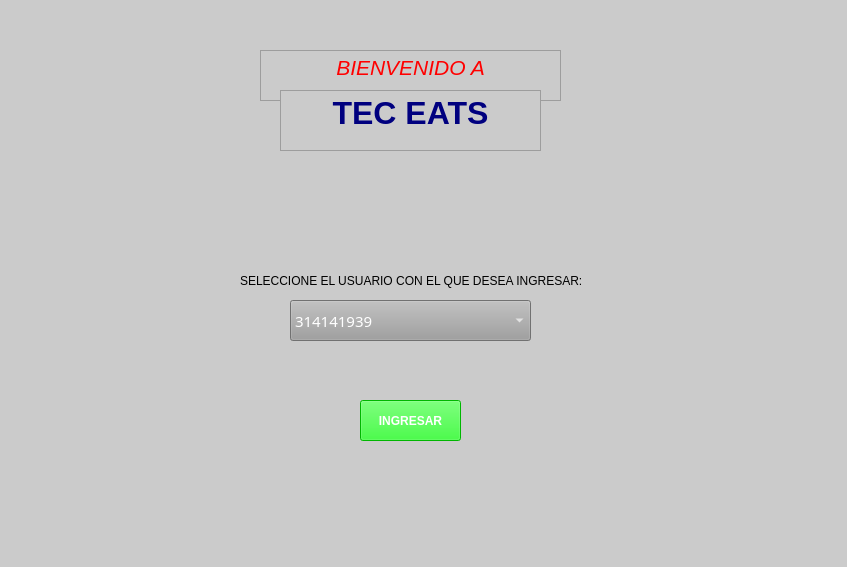
<?xml version="1.0" encoding="UTF-8"?>
<ui version="4.0">
 <class>Login</class>
 <widget class="QMainWindow" name="Login">
  <property name="geometry">
   <rect>
    <x>0</x>
    <y>0</y>
    <width>847</width>
    <height>567</height>
   </rect>
  </property>
  <property name="contextMenuPolicy">
   <enum>Qt::DefaultContextMenu</enum>
  </property>
  <property name="windowTitle">
   <string>TEC EATS - by Kevin Jiménez</string>
  </property>
  <property name="windowIcon">
   <iconset theme="Logo-TEC-Color.ico">
    <normaloff>../Logo-TEC-Color.ico</normaloff>../Logo-TEC-Color.ico</iconset>
  </property>
  <property name="styleSheet">
   <string notr="true">background-color:rgb(203, 203, 203)</string>
  </property>
  <widget class="QWidget" name="centralwidget">
   <widget class="QComboBox" name="ListUsu">
    <property name="enabled">
     <bool>true</bool>
    </property>
    <property name="geometry">
     <rect>
      <x>290</x>
      <y>300</y>
      <width>241</width>
      <height>41</height>
     </rect>
    </property>
    <property name="font">
     <font>
      <family>qtquickcontrols</family>
      <pointsize>11</pointsize>
     </font>
    </property>
    <property name="styleSheet">
     <string notr="true">color:rgb(255, 255, 255);
background-color: rgb(158, 158, 158);
selection-background-color: black;
</string>
    </property>
    <item>
     <property name="text">
      <string>314141939</string>
     </property>
    </item>
    <item>
     <property name="text">
      <string>811971796</string>
     </property>
    </item>
    <item>
     <property name="text">
      <string>916751746</string>
     </property>
    </item>
    <item>
     <property name="text">
      <string>994971853</string>
     </property>
    </item>
    <item>
     <property name="text">
      <string>716771659</string>
     </property>
    </item>
    <item>
     <property name="text">
      <string>313651488</string>
     </property>
    </item>
    <item>
     <property name="text">
      <string>713481358</string>
     </property>
    </item>
    <item>
     <property name="text">
      <string>991371947</string>
     </property>
    </item>
    <item>
     <property name="text">
      <string>918511779</string>
     </property>
    </item>
    <item>
     <property name="text">
      <string>313671335</string>
     </property>
    </item>
   </widget>
   <widget class="QTextEdit" name="textEdit">
    <property name="enabled">
     <bool>false</bool>
    </property>
    <property name="geometry">
     <rect>
      <x>280</x>
      <y>90</y>
      <width>261</width>
      <height>61</height>
     </rect>
    </property>
    <property name="acceptDrops">
     <bool>false</bool>
    </property>
    <property name="autoFillBackground">
     <bool>false</bool>
    </property>
    <property name="html">
     <string>&lt;!DOCTYPE HTML PUBLIC &quot;-//W3C//DTD HTML 4.0//EN&quot; &quot;http://www.w3.org/TR/REC-html40/strict.dtd&quot;&gt;
&lt;html&gt;&lt;head&gt;&lt;meta name=&quot;qrichtext&quot; content=&quot;1&quot; /&gt;&lt;style type=&quot;text/css&quot;&gt;
p, li { white-space: pre-wrap; }
&lt;/style&gt;&lt;/head&gt;&lt;body style=&quot; font-family:'MS Shell Dlg 2'; font-size:7.8pt; font-weight:400; font-style:normal;&quot;&gt;
&lt;p align=&quot;center&quot; style=&quot; margin-top:0px; margin-bottom:0px; margin-left:0px; margin-right:0px; -qt-block-indent:0; text-indent:0px;&quot;&gt;&lt;span style=&quot; font-size:24pt; font-weight:600; color:#00007f;&quot;&gt;TEC EATS&lt;/span&gt;&lt;/p&gt;&lt;/body&gt;&lt;/html&gt;</string>
    </property>
   </widget>
   <widget class="QLabel" name="Etiqueta">
    <property name="geometry">
     <rect>
      <x>240</x>
      <y>270</y>
      <width>341</width>
      <height>21</height>
     </rect>
    </property>
    <property name="text">
     <string>SELECCIONE EL USUARIO CON EL QUE DESEA INGRESAR:</string>
    </property>
   </widget>
   <widget class="QPushButton" name="BotonIngreso">
    <property name="geometry">
     <rect>
      <x>360</x>
      <y>400</y>
      <width>101</width>
      <height>41</height>
     </rect>
    </property>
    <property name="font">
     <font>
      <pointsize>9</pointsize>
      <weight>75</weight>
      <italic>false</italic>
      <bold>true</bold>
     </font>
    </property>
    <property name="styleSheet">
     <string notr="true">background-color:rgb(0, 255, 0);
border-color: rgb(0, 0, 0);
color: white
</string>
    </property>
    <property name="text">
     <string>INGRESAR</string>
    </property>
   </widget>
   <widget class="QTextEdit" name="textEdit_2">
    <property name="enabled">
     <bool>false</bool>
    </property>
    <property name="geometry">
     <rect>
      <x>260</x>
      <y>50</y>
      <width>301</width>
      <height>51</height>
     </rect>
    </property>
    <property name="html">
     <string>&lt;!DOCTYPE HTML PUBLIC &quot;-//W3C//DTD HTML 4.0//EN&quot; &quot;http://www.w3.org/TR/REC-html40/strict.dtd&quot;&gt;
&lt;html&gt;&lt;head&gt;&lt;meta name=&quot;qrichtext&quot; content=&quot;1&quot; /&gt;&lt;style type=&quot;text/css&quot;&gt;
p, li { white-space: pre-wrap; }
&lt;/style&gt;&lt;/head&gt;&lt;body style=&quot; font-family:'MS Shell Dlg 2'; font-size:7.8pt; font-weight:400; font-style:normal;&quot;&gt;
&lt;p align=&quot;center&quot; style=&quot; margin-top:0px; margin-bottom:0px; margin-left:0px; margin-right:0px; -qt-block-indent:0; text-indent:0px;&quot;&gt;&lt;span style=&quot; font-size:16pt; font-style:italic; color:#ff0000;&quot;&gt;BIENVENIDO A&lt;/span&gt;&lt;/p&gt;&lt;/body&gt;&lt;/html&gt;</string>
    </property>
   </widget>
   <zorder>textEdit_2</zorder>
   <zorder>ListUsu</zorder>
   <zorder>Etiqueta</zorder>
   <zorder>BotonIngreso</zorder>
   <zorder>textEdit</zorder>
  </widget>
  <widget class="QStatusBar" name="statusbar"/>
  <action name="actionES_COOL">
   <property name="text">
    <string>ES COOL</string>
   </property>
  </action>
  <action name="actionSOLO_ES_DE_MUESTRA_2">
   <property name="text">
    <string>SOLO ES DE MUESTRA</string>
   </property>
  </action>
 </widget>
 <tabstops>
  <tabstop>ListUsu</tabstop>
  <tabstop>textEdit_2</tabstop>
  <tabstop>textEdit</tabstop>
  <tabstop>BotonIngreso</tabstop>
 </tabstops>
 <resources/>
 <connections/>
</ui>
